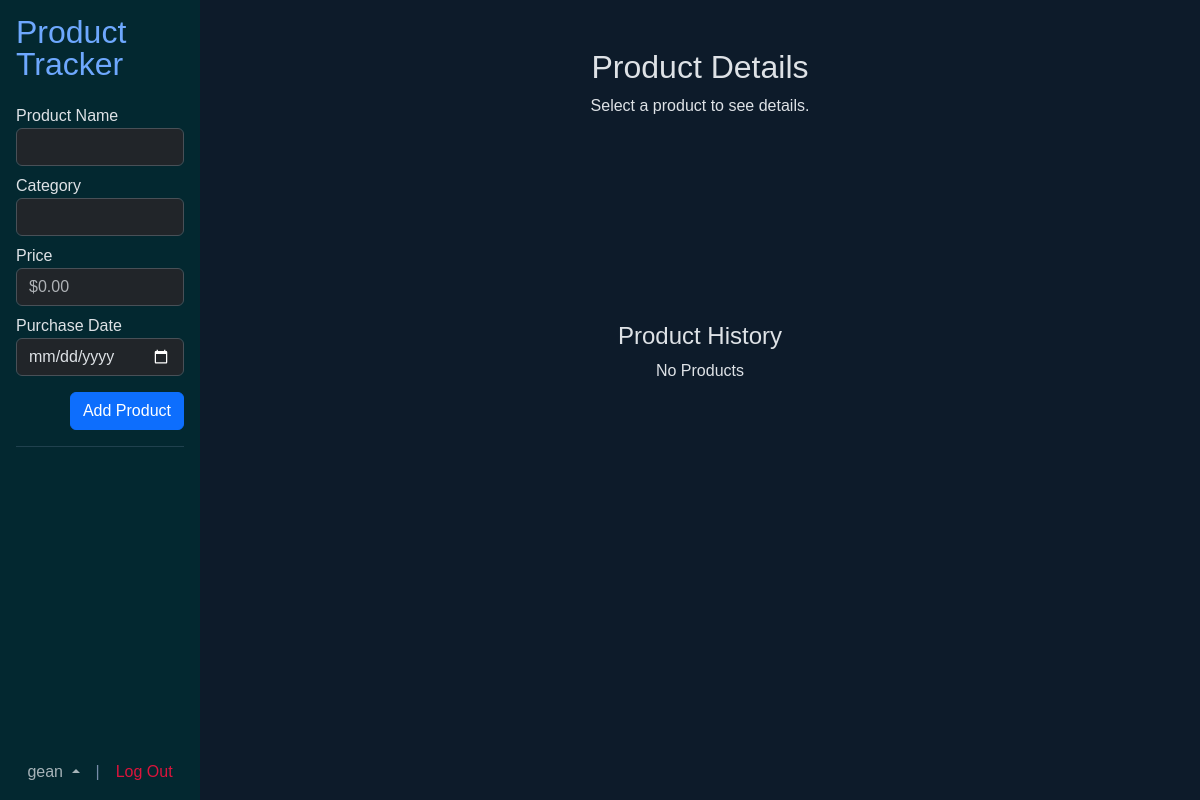
Page /product?id=6 (signed in) on the earlier database version.
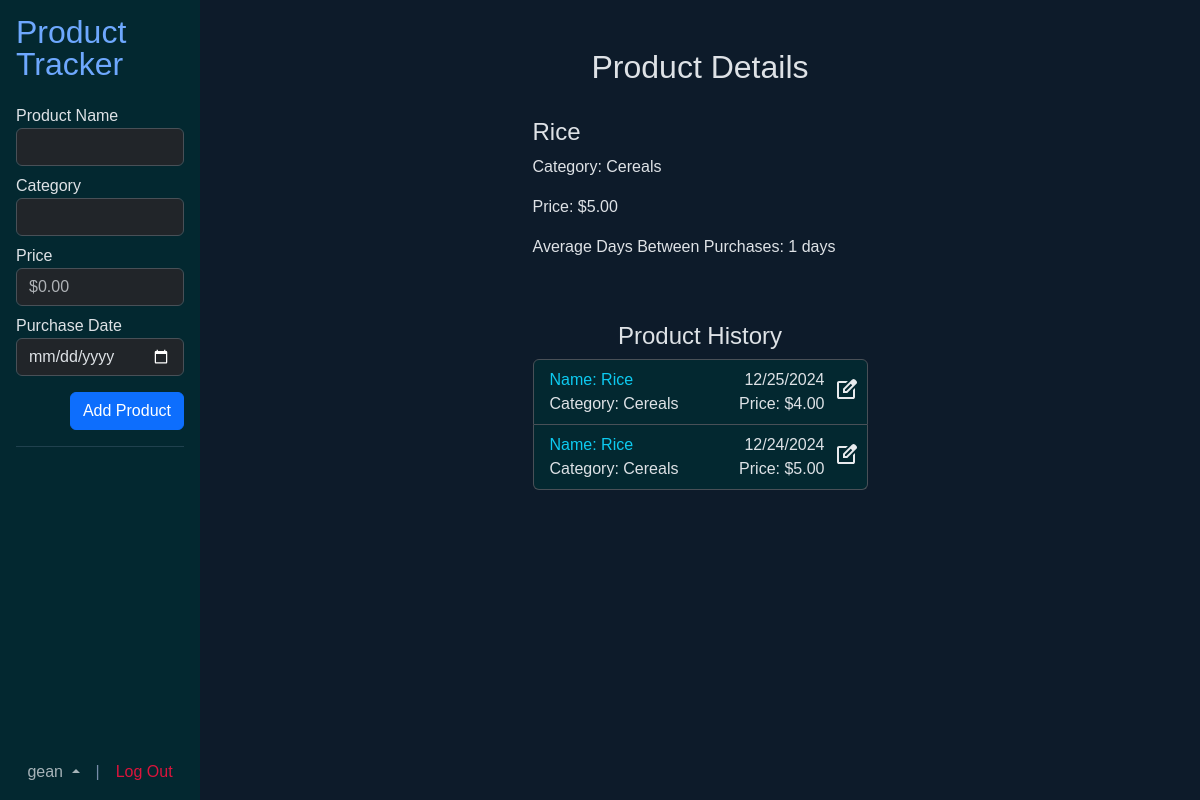
Same page on the later database version.
### tables this page shows
CREATE TABLE items (
id        INTEGER NOT NULL PRIMARY KEY AUTOINCREMENT,
item_name TEXT NOT NULL UNIQUE,
cat_id    INTEGER NOT NULL,
    FOREIGN KEY (cat_id) REFERENCES categories(id)
    ON UPDATE CASCADE
    ON DELETE CASCADE
);

CREATE TABLE categories (
id       INTEGER NOT NULL PRIMARY KEY AUTOINCREMENT,
cat_name TEXT NOT NULL UNIQUE
);

CREATE TABLE history (
id         INTEGER NOT NULL PRIMARY KEY AUTOINCREMENT,
user_id    INTEGER NOT NULL,
item_id    INTEGER NOT NULL,
t_date INTEGER NOT NULL DEFAULT CURRENT_TIMESTAMP,
price      NUMERIC NOT NULL,
    FOREIGN KEY (user_id) REFERENCES users(id)
        ON UPDATE CASCADE
        ON DELETE CASCADE,
    FOREIGN KEY (item_id) REFERENCES items(id)
        ON UPDATE CASCADE
        ON DELETE CASCADE
);

### app.py (the view)
@app.route("/product", methods=["GET"])
@login_required
def product():
    categories = db.execute(text(
        "SELECT id, cat_name AS name FROM categories"
    )).fetchall()
    products = db.execute(text(
        """SELECT history.id AS hist_id, items.id, item_name AS name, cat_name AS category, price, t_date, username FROM history
            JOIN users ON user_id = users.id
            JOIN items ON item_id = items.id
            JOIN categories ON items.cat_id = categories.id
            WHERE user_id = :user AND item_id = (SELECT item_id FROM history WHERE id = :item)
            ORDER BY t_date DESC"""
    ), {"user": session["user_id"], "item": int(request.args.get("id"))}).fetchall()
    selected = None
    dt_diff = []
    for product in products:
        if product.hist_id == int(request.args.get("id")):
            selected = product
    for product in products:
        if product.name == selected.name:
            dt_diff.append(floor(int(product.t_date) / 86400))
    dt_sum = 0
    count = 0
    for i in range(len(dt_diff)):
        if i + 1 < len(dt_diff):
            dt_sum += dt_diff[i] - dt_diff[i + 1]
            count += 1
    try:
        avg_days = int(dt_sum / count)
    except ZeroDivisionError:
        avg_days = 0
    try:
        username = db.execute(text(
            "SELECT username FROM users WHERE id = :id"
        ), {"id": session['user_id']}).fetchone().username
    except:
        session.clear()
        return redirect("/")
    return render_template("index.html", selected_product=selected, products=products, categories=categories, avg_days=avg_days, username=username)

### app.py (called while the page is built)
def usd(value):
    return f"${value:,.2f}"

def date_format(pattern, value):
    return time.strftime(pattern, time.localtime(value))

def login_required(f):
    @wraps(f)
    def decorated_function(*args, **kwargs):
        if session.get("user_id") is None:
            return redirect("/login")
        return f(*args, **kwargs)
    return decorated_function

### templates/index.html (shortened to what this page needs)
{% extends "layout.html" %}
{% block main %}
	<div class="d-flex h-100 p-0 m-0">
		<div class="offcanvas-sm" style="width:200px"></div>
		<nav class="offcanvas-sm offcanvas-start p-3 h-100 bg-info-subtle" style="width: 200px; position: fixed;" tabindex="-1" id="offcanvasResponsive" aria-labelledby="offcanvasResponsiveLabel">
            <div class="offcanvas-body-sm" style="height: 60%">
				<h2 class="offcanvas-title mb-4 lh-1"><a href="/">Product Tracker</a></h2>
				<form method="POST" action="{{ url_for('add_product')}}">
					<div class="form-group mb-2">
						<label for="name">Product Name</label>
						<input type="text" class="form-control" id="name" name="name" required autocomplete="name">
					</div>
					<div class="form-group mb-2">
						<label for="category">Category</label>
						<input name="category" class="form-control" list="datalistOptions" id="category">
					</div>
					<div class="form-group mb-2">
						<label for="price">Price</label>
						<input type="number" class="form-control" id="price" name="price" required step="0.01" min="0" placeholder="$0.00">
					</div>
					<div class="form-group mb-2">
						<label for="date">Purchase Date</label>
						<input type="date" class="form-control" id="date" name="date" required>
					</div>
					<div class="form-group mb-3 pt-2 text-end">
						<button type="submit" class="btn btn-primary">Add Product</button>
					</div>
				</form>
				<hr style="color: #778DA9">
			</div>
			<div id="user-div" class="offcanvas-footer d-flex justify-content-center align-items-end dropup" style="height:40%">
				<a class="text-muted dropdown-toggle" data-bs-toggle="dropdown" aria-expanded="false" style="cursor: pointer">{{ username }} </a>
				<a class="px-3" style="color: #778DA9">|</a>
				<a href="/logout" style="color: #DC143C">Log Out</a>
			</div>
		</nav>
		<div class="text-center mx-auto pt-5">
			<div id="main-content">
				<div class="text-start pb-4" style="height: 250px; width: 335px;">
					{% if selected_product %}
						<h2 class="pb-4 text-center">Product Details</h2>
						<h4>{{ selected_product.name.capitalize() }}</h3>
						<p>Category: {{ selected_product.category.capitalize() }}</p>
						<p>Price: {{ usd(selected_product.price) }}</p>
						<p>Average Days Between Purchases: {{ avg_days }} days</p>
					{% else %}
						<div class="text-center">
							<h2>Product Details</h2>
							<p>Select a product to see details.</p>
						</div>
					{% endif %}
				</div>
				<div class="mt-4 mx-auto pb-4" style="width: 335px;">
					<h4>Product History</h4>
					<ul id="product-list" class="list-group">
						{% if products %}
							{% for product in products %}
								<li class="bg-info-subtle d-flex list-group-item pb-2 pe-0">
									<div class="w-100 text-start">
										<a href="{{ url_for('product', id=product.hist_id) }}" class="text-body">
											<div class="row">
												<div class="col-auto text-info">Name: {{ product.name.capitalize() }}</div>
												<div class="col text-end">{{ date_format("%m/%d/%Y", product.t_date) }}</div>
											</div>
											<div class="row">
												<div class="col-auto">Category: {{ product.category.capitalize() }}</div>
												<div class="col text-end">Price: {{ usd(product.price) }}</div>
											</div>
										</a>
									</div>
									<div>
										<button name="edit" value="{{ product.hist_id }}" class="btn p-2 pb-0 pt-2" data-bs-toggle="modal" data-bs-target="#modal" data-bs-name="{{ product.name.capitalize() }}">
										</button>
									</div>
								</li>
							{% endfor %}
						{% else %}
								<p>No Products</p>
						{% endif %}
					</ul>
				</div>
			</div>
		</div>
    </div>
{% endblock %}

Differences in the rows shown:
now on this page (row edited): items: name "Rice"
now on this page (row edited): categories: category "Cereals"
added history: price "$5.00", name "Rice", t_date "12/24/2024", category "Cereals"
added history: name "Rice", t_date "12/25/2024", category "Cereals", price "$4.00"
Other differences:
{{ avg_days }}: (not shown) → "1"
text no longer shown: "Select a product to see details. No Products"
text now shown: "Category: Price: Average Days Between Purchases: days"
